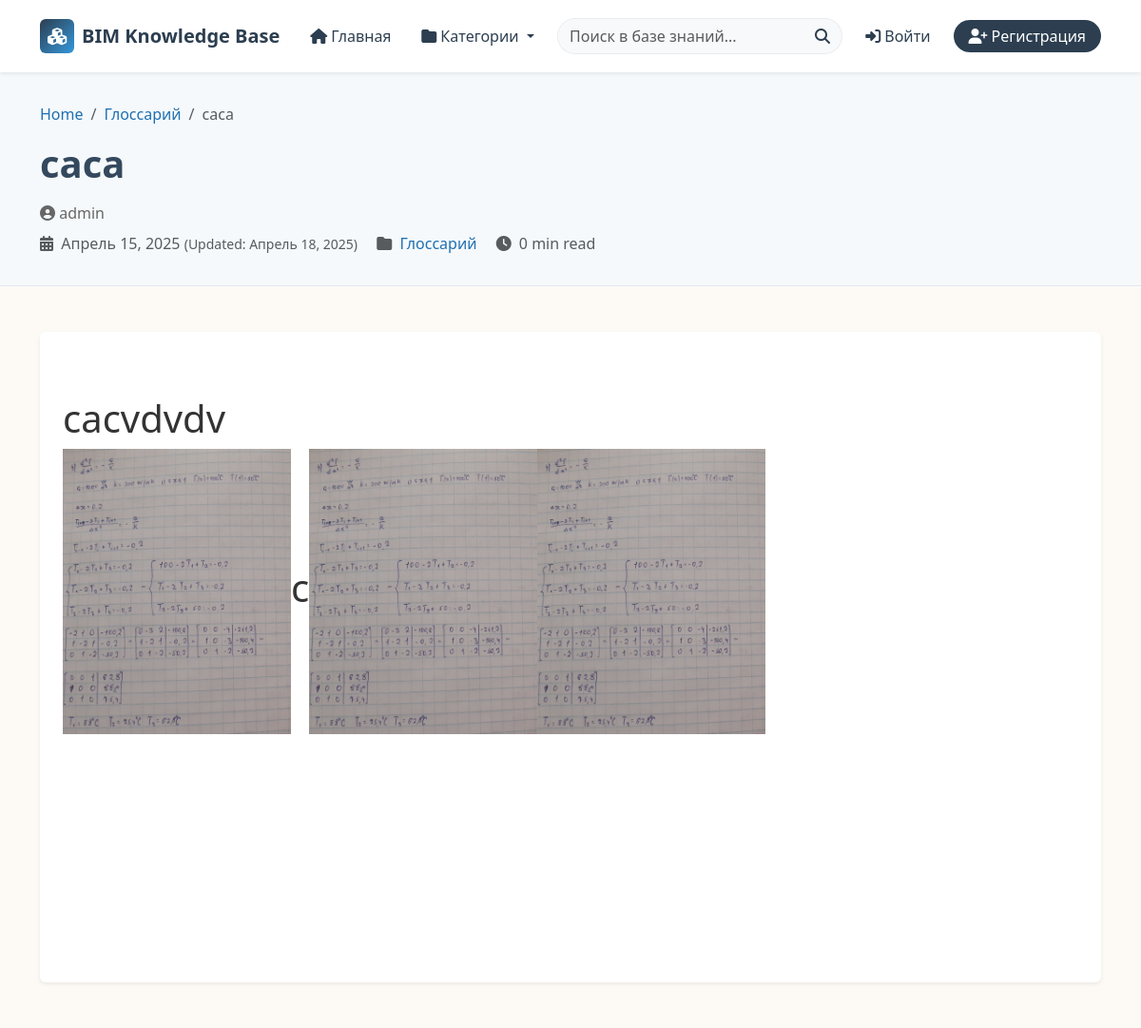
Screenshot of /article/30/ with the database file from the repository.
### articles/models.py (models this page shows, shortened)
class Article(models.Model):
    title = models.CharField(max_length=200)
    content = RichTextUploadingField(blank=True, null=True)
    category = models.ForeignKey(Category, on_delete=models.CASCADE, related_name='articles')
    snippet = models.CharField(max_length=200, default="Описание статьи")
    author = models.ForeignKey(User, on_delete=models.CASCADE)
    created_date = models.DateTimeField(auto_now_add=True)
    updated_date = models.DateTimeField(auto_now=True)
    class Meta:
        ordering = ['-updated_date', '-created_date']

class Category(models.Model):
    name = models.CharField(max_length=200)
    parent = models.ForeignKey('self', on_delete=models.SET_NULL, null=True, blank=True, related_name='subcategories')
    description = models.TextField(blank=True)
    class Meta:
        verbose_name_plural = "Categories"
    def get_absolute_url(self):
        return reverse("category_detail", kwargs={"pk": self.pk})

### articles/views.py (the view)
# urls.py: path('article/<int:id>/', views.ArticleDetail.as_view(), name="article_detail"),
class ArticleDetail(DetailView):
    model = Article
    template_name = 'articles/article_detail.html'
    pk_url_kwarg = 'id'
    context_object_name = 'article'

### articles/context_proccessors.py (called while the page is built)
def navbar_context(request):
    return{
        "menu": Category.objects.filter(parent=None),
    }

### articles/templates/articles/article_detail.html (shortened to what this page needs)
{% extends 'base.html' %}
{% load static %}
{% block content %}
<section class="article-header">
    <div class="container">
        <nav aria-label="breadcrumb">
            <ol class="breadcrumb">
                <li class="breadcrumb-item"><a href="{% url 'home' %}">Home</a></li>
                <li class="breadcrumb-item">
                    <a href="{{ article.category.get_absolute_url }}">{{ article.category.name }}</a>
                </li>
                <li class="breadcrumb-item active" aria-current="page">{{ article.title }}</li>
            </ol>
        </nav>
        <div class="article-meta-header">
            <h1 class="article-title mb-3">{{ article.title }}</h1>
            <div class="article-meta">
                <div class="author-info mt-2">
                    <span class="author-avatar"><i class="fas fa-user-circle"></i></span>
                    <span class="author-name">{{ article.author.username }}</span>
                </div>
                <div class="article-details text-muted mt-2">
                    <span class="me-3">
                        <i class="fas fa-calendar-alt me-1"></i> {{ article.created_date|date:"F d, Y" }}
                        {% if article.updated_date != article.created_date %}
                        <small>(Updated: {{ article.updated_date|date:"F d, Y" }})</small>
                        {% endif %}
                    </span>
                    <span class="me-3">
                        <i class="fas fa-folder me-1"></i>
                        <a href="{{ article.category.get_absolute_url }}">{{ article.category.name }}</a>
                    </span>
                    <span>
                        <i class="fas fa-clock me-1"></i>
                        {% with word_count=article.content|wordcount %}
                            {% widthratio word_count 200 1 %} min read
                        {% endwith %}
                    </span>
                </div>
            </div>
        </div>
    </div>
</section>
<section class="article-body py-5" style="background-color: #fdfaf6;">
    <div class="container">
        <div class="row">
            <div class="col-md-12">
                <div class="p-4 rounded shadow-sm bg-white">
                    <div class="article-content">
                        <div id="editor" class="ck-editable">
                            {{ article.content|safe }}
                        </div>
                    </div>
                </div>
            </div>
            </div>
        </div>
</section>
{% endblock %}

### static/css/main.css (style rules this page uses)
:root { --primary-color: #2070b0; --secondary-color: #34495e; --accent-color: #3498db; --light-bg: #f5f9fc; --border-color: #e1e8ed; --text-primary: #333333; --text-secondary: #666666; }
body { color: var(--text-primary); }
a { color: var(--primary-color); text-decoration: none; transition: color 0.3s ease; }
.article-header { background-color: var(--light-bg); padding: 2rem 0; border-bottom: 1px solid var(--border-color); }
.article-title { color: var(--secondary-color); font-weight: 700; }
.breadcrumb { background-color: transparent; }
.article-meta { color: var(--text-secondary); }
.article-content { line-height: 1.7; }

### rows the page displays
Article: category.name "Глоссарий", title "caca", author.username "admin", created_date "Апрель 15, 2025", updated_date "Апрель 18, 2025", content "cacvdvdv c", content (picture)
